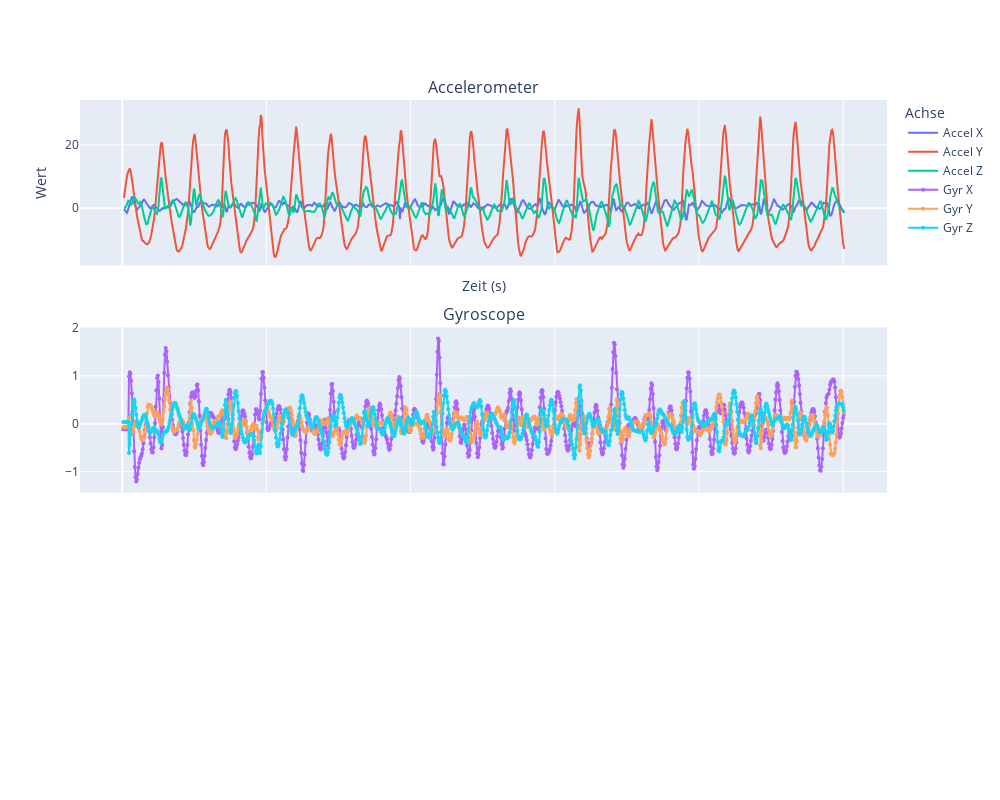

The notebook cell this image was saved under:
### Markdown cell above
Plotten Springen

### Code cell
compare_acc_gyr(acc_jp,gyr_jp)

### Figure 1 — Plotly figure (JSON) as saved in the notebook; plotly's stock layout.template omitted (floating-point values rounded to 4 significant figures; data arrays with more than 128 entries replaced by an {"elided": "..."} marker saying what was removed)
{"data": [{"name": "Accel X", "type": "scatter", "x": {"elided": "1001 float values"}, "y": {"elided": "1001 float values"}}, {"name": "Accel Y", "type": "scatter", "x": {"elided": "1001 float values"}, "y": {"elided": "1001 float values"}}, {"name": "Accel Z", "type": "scatter", "x": {"elided": "1001 float values"}, "y": {"elided": "1001 float values"}}, {"marker": {"size": 4}, "mode": "lines+markers", "name": "Gyr X", "type": "scatter", "x": {"elided": "1001 float values"}, "xaxis": "x2", "y": {"elided": "1001 float values"}, "yaxis": "y2"}, {"marker": {"size": 4}, "mode": "lines+markers", "name": "Gyr Y", "type": "scatter", "x": {"elided": "1001 float values"}, "xaxis": "x2", "y": {"elided": "1001 float values"}, "yaxis": "y2"}, {"marker": {"size": 4}, "mode": "lines+markers", "name": "Gyr Z", "type": "scatter", "x": {"elided": "1001 float values"}, "xaxis": "x2", "y": {"elided": "1001 float values"}, "yaxis": "y2"}], "layout": {"annotations": [{"font": {"size": 16}, "showarrow": false, "text": "Accelerometer", "x": 0.5, "xanchor": "center", "xref": "paper", "y": 1, "yanchor": "bottom", "yref": "paper"}, {"font": {"size": 16}, "showarrow": false, "text": "Gyroscope", "x": 0.5, "xanchor": "center", "xref": "paper", "y": 0.6333, "yanchor": "bottom", "yref": "paper"}], "height": 800, "legend": {"title": {"text": "Achse"}}, "width": 1000, "xaxis": {"anchor": "y", "domain": [0, 1], "matches": "x3", "showticklabels": false, "title": {"text": "Zeit (s)"}}, "xaxis2": {"anchor": "y2", "domain": [0, 1], "matches": "x3", "showticklabels": false}, "xaxis3": {"anchor": "y3", "domain": [0, 1]}, "yaxis": {"anchor": "x", "domain": [0.7333, 1], "title": {"text": "Wert"}}, "yaxis2": {"anchor": "x2", "domain": [0.3667, 0.6333]}, "yaxis3": {"anchor": "x3", "domain": [0, 0.2667]}}}
